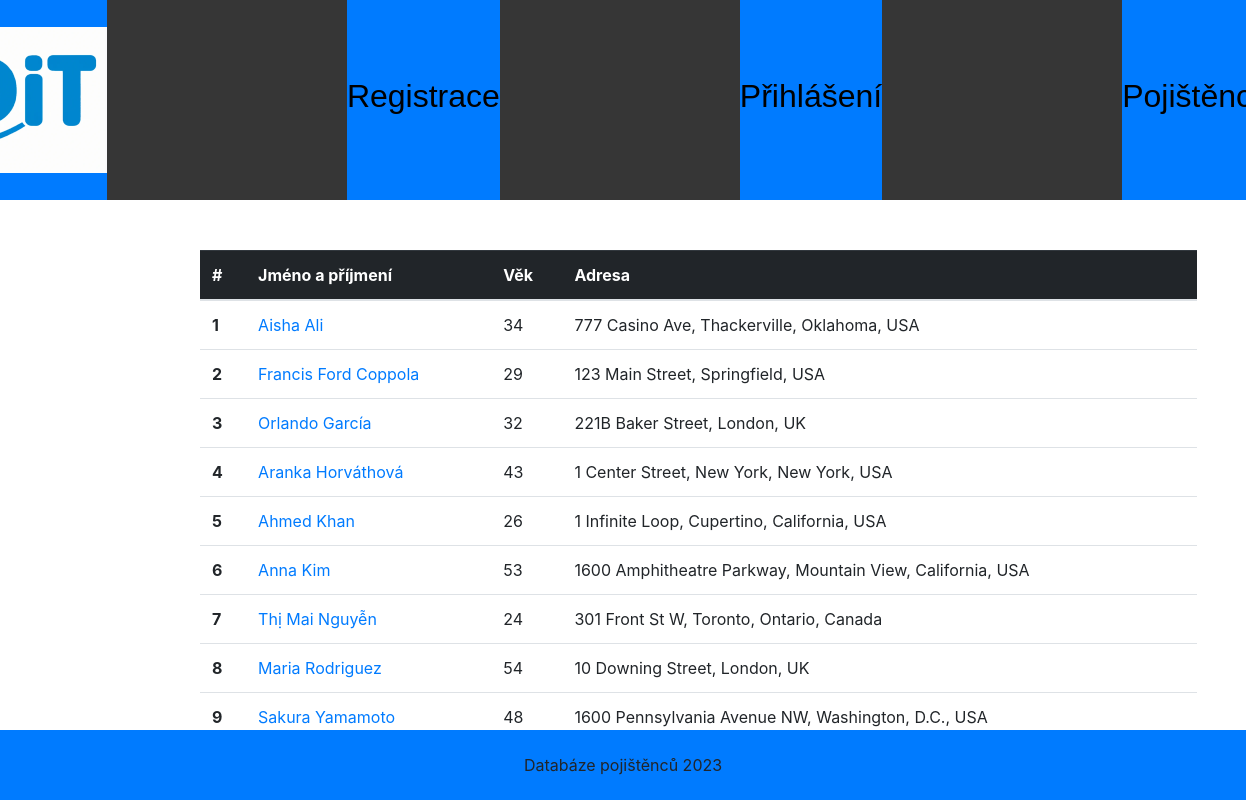
The page /databaze_pojistencu/pojistenec_index/ on the database its author committed.
### databaze_pojistencu/models.py (models this page shows, shortened)
class Pojistenec(models.Model):
    jmeno = models.CharField(max_length=200, verbose_name="Jméno")
    prijmeni = models.CharField(max_length=180, verbose_name="Příjmení")
    vek = models.CharField(max_length=180, default='', verbose_name="Věk")
    adresa = models.CharField(max_length=180, default='', verbose_name="Adresa")
    pojisteni = models.ForeignKey(Pojisteni, on_delete=models.SET_NULL, null=True, verbose_name="Druh pojištění")
    detail_pojisteni = models.ManyToManyField(Detail_pojisteni)
    def __init__(self, *args, **kwargs):
        super(Pojistenec, self).__init__(*args, **kwargs)
    class Meta:
        verbose_name="Pojištěnec"
        verbose_name_plural="Pojištěnci"

### databaze_pojistencu/views.py (the view)
# urls.py: path("pojistenec_index/", views.PojistenecIndex.as_view(), name="pojistenec_index"),
class PojistenecIndex(generic.ListView):
    template_name = "databaze_pojistencu/pojistenec_index.html" # cesta k templatu ze složky templates (je možné sdílet mezi aplikacemi)
    context_object_name = "pojištěnci" # pod tímto jménem budeme volat list objektů v templatu
    def get_queryset(self):
        return Pojistenec.objects.all().order_by("prijmeni")

### databaze_pojistencu/templates/databaze_pojistencu/pojistenec_index.html
{% extends "base.html" %}
{% block content %}
<table class="table">
  <caption>Seznam pojištěnců</caption>
  <thead class="table-dark">
    <tr>
      <th scope="col">#</th>
      <th scope="col">Jméno a příjmení</th>
      <th scope="col"> </th>
      <th scope="col">Věk</th>
      <th scope="col">Adresa</th>
    </tr>
  </thead>
  <tbody>
    {% for pojistenec in pojištěnci %}
    <tr>
      <th scope="row">{{ forloop.counter }}</th>
      <td colspan="2"><a href="{% url "pojistenec_detail" pojistenec.id %}"><span>{{ pojistenec.jmeno }} {{ pojistenec.prijmeni }}</span></a></td>
      <td><a>{{ pojistenec.vek }}</a></td>
      <td><a>{{ pojistenec.adresa }}</a></td>
    </tr>
    {% endfor %}
  </tbody>
</table>
{% endblock %}

### databaze_pojistencu/templates/base.html (shortened to what this page needs)
<!DOCTYPE html>
<html lang="cs">
<head>
    {% load staticfiles %}
    <link rel="stylesheet" href={% static 'css/style.css' %} type="text/css">
    <link rel="stylesheet" href={% static 'css/bootstrap.min.css' %} type = "text/css"/>
</head>
<body>
    <nav>
        <div class="flex_box">
            <div class="nav_item"> <img src="{% static 'databaze_pojistencu/did.png' %}" alt="pismena" id="logo"></div>
            {% if not user.is_authenticated %}<div class="nav_item"><a href={% url "registrace" %}><h2>Registrace</h2></a></div>{% endif %}
            {% if not user.is_authenticated %}<div class="nav_item"><a href={% url "login" %}><h2>Přihlášení</h2></a></div>{% endif %}
            <div class="nav_item"> <a href={% url "pojistenec_index" %}><h2>Pojištěnci</h2></a></div>
        </div>
    </nav>
    <div class="content">
    {% block content %}
    {% endblock %}
    </div>
    <footer>
        Databáze pojištěnců 2023
    </footer>
</body>
</html>

### databaze_pojistencu/static/css/style.css (style rules this page uses)
html, body { width: 100%; height: 100%; margin: 0; }
nav { width: 100%; height: 200px; background-color: #363636; color: rgb(255, 255, 255); }
.flex_box { width: 100%; height: 100px; display: flex; justify-content: center; }
.flex_box a { font-family: "Helvetica", sans-serif; display: flex; justify-content: center; align-items: center; text-decoration: none; color: rgb(0, 0, 0); }
.nav_item { margin-left: 60px; margin-right: 180px; background-color: #007bff; height: 200px; display: flex; justify-content: center; align-items: center; color: rgb(0, 0, 0); font-family: system-ui, -apple-system, BlinkMacSystemFont, 'Segoe UI', Roboto, Oxygen, Ubuntu, Cantarell, 'Open Sans', 'Helvetica Neue', sans-serif; font-size: large; flex-grow: 1; }
.content { width: 80%; margin: auto; margin-top: 50px; margin-left: 200px; margin-bottom: 80px; }
footer { position: fixed; width: 100%; height: 70; background-color: #007bff; text-align: center; line-height: 70px; vertical-align: middle; bottom: 0; }

### rows shown on the page
Pojistenec: jmeno "Aisha", prijmeni "Ali", vek "34", adresa "777 Casino Ave, Thackerville, Oklahoma, USA"
Pojistenec: jmeno "Francis", prijmeni "Ford Coppola", vek "29", adresa "123 Main Street, Springfield, USA"
Pojistenec: jmeno "Orlando", prijmeni "García", vek "32", adresa "221B Baker Street, London, UK"
Pojistenec: jmeno "Aranka", prijmeni "Horváthová", vek "43", adresa "1 Center Street, New York, New York, USA"
Pojistenec: jmeno "Ahmed", prijmeni "Khan", vek "26", adresa "1 Infinite Loop, Cupertino, California, USA"
Pojistenec: jmeno "Anna", prijmeni "Kim", vek "53", adresa "1600 Amphitheatre Parkway, Mountain View, California, USA"
Pojistenec: jmeno "Thị Mai", prijmeni "Nguyễn", vek "24", adresa "301 Front St W, Toronto, Ontario, Canada"
Pojistenec: jmeno "Maria", prijmeni "Rodriguez", vek "54", adresa "10 Downing Street, London, UK"
Pojistenec: jmeno "Sakura", prijmeni "Yamamoto", vek "48", adresa "1600 Pennsylvania Avenue NW, Washington, D.C., USA"
